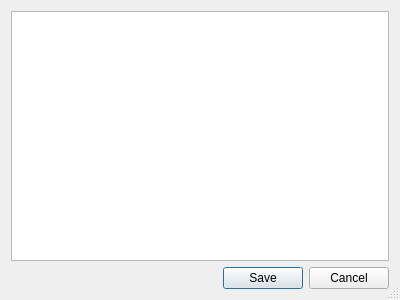
<?xml version="1.0" encoding="UTF-8"?>
<ui version="4.0">
 <class>AddDataDialog</class>
 <widget class="QDialog" name="AddDataDialog">
  <property name="geometry">
   <rect>
    <x>0</x>
    <y>0</y>
    <width>400</width>
    <height>300</height>
   </rect>
  </property>
  <property name="windowTitle">
   <string>Add Data</string>
  </property>
  <property name="sizeGripEnabled">
   <bool>true</bool>
  </property>
  <property name="modal">
   <bool>true</bool>
  </property>
  <layout class="QVBoxLayout" name="verticalLayout">
   <item>
    <widget class="QTableWidget" name="tableWidget">
     <property name="alternatingRowColors">
      <bool>true</bool>
     </property>
    </widget>
   </item>
   <item>
    <widget class="QDialogButtonBox" name="buttonBox">
     <property name="orientation">
      <enum>Qt::Horizontal</enum>
     </property>
     <property name="standardButtons">
      <set>QDialogButtonBox::Cancel|QDialogButtonBox::Save</set>
     </property>
    </widget>
   </item>
  </layout>
 </widget>
 <resources/>
 <connections>
  <connection>
   <sender>buttonBox</sender>
   <signal>accepted()</signal>
   <receiver>AddDataDialog</receiver>
   <slot>accept()</slot>
   <hints>
    <hint type="sourcelabel">
     <x>248</x>
     <y>254</y>
    </hint>
    <hint type="destinationlabel">
     <x>157</x>
     <y>274</y>
    </hint>
   </hints>
  </connection>
  <connection>
   <sender>buttonBox</sender>
   <signal>rejected()</signal>
   <receiver>AddDataDialog</receiver>
   <slot>reject()</slot>
   <hints>
    <hint type="sourcelabel">
     <x>316</x>
     <y>260</y>
    </hint>
    <hint type="destinationlabel">
     <x>286</x>
     <y>274</y>
    </hint>
   </hints>
  </connection>
 </connections>
</ui>
